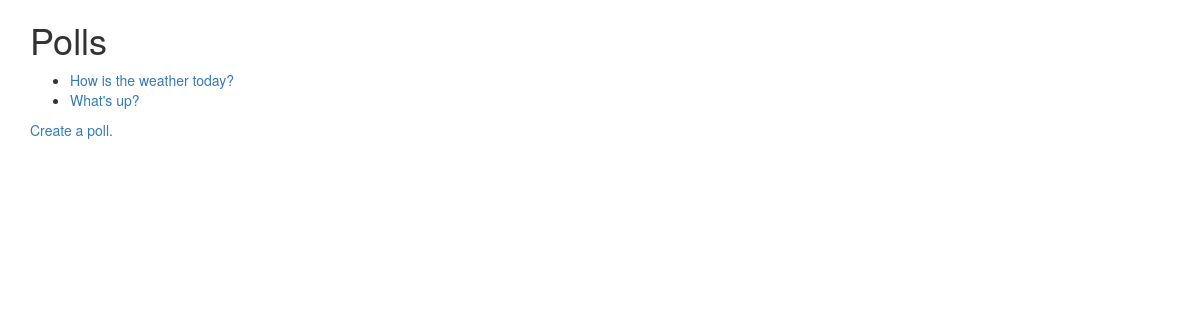
/polls/, run on an earlier commit of the app's database.
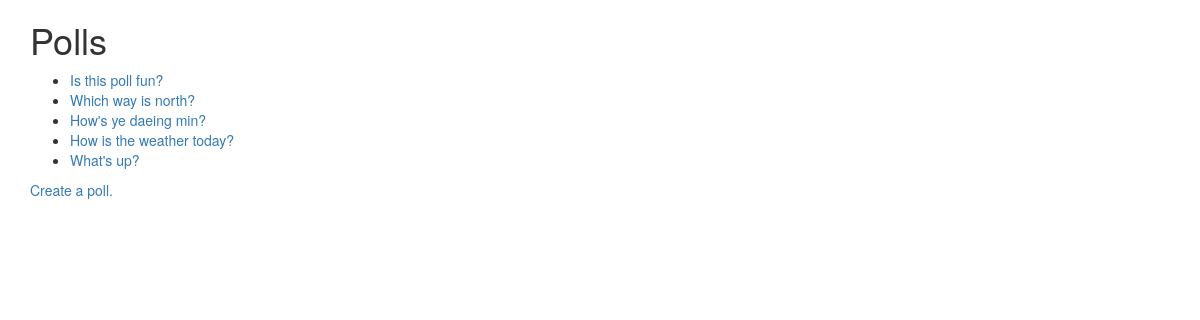
And on a later commit of the database.
### polls/models.py (models this page shows, shortened)
class Question(models.Model):
    question_text = models.CharField(max_length=200)
    pub_date = models.DateTimeField('date published')
    def was_published_recently(self):
        now = timezone.now()
        return now - datetime.timedelta(days=1) <= self.pub_date <= now
    was_published_recently.admin_order_field = 'pub_date'
    was_published_recently.boolean = True
    was_published_recently.short_description = 'Published recently?'

### polls/views.py (the view)
class IndexView(generic.ListView):
    template_name = 'polls/index.html'
    context_object_name = 'latest_question_list'
    def get_queryset(self):
        return Question.objects.filter(
            pub_date__lte=timezone.now()).order_by('-pub_date')[:5]

### polls/templates/polls/index.html
{% extends 'polls/base.html' %} {% block title %}Polls{% endblock %} {% block body_block %}
<div class="container">
  <h1>Polls</h1> {% if latest_question_list %}
  <ul>
    {% for question in latest_question_list %}
    <li>
      <a href="{% url 'polls:detail' question.id %}">
            {{ question.question_text }}
          </a>
    </li>
    {% endfor %}
  </ul>
  {% else %}
  <p>No polls are available.</p>
  {% endif %}
  <a href="{% url 'polls:create' %}">Create a poll.</a>
</div>
{% endblock %}

### polls/templates/polls/base.html (shortened to what this page needs)
{% load staticfiles %}
<!DOCTYPE html>
<html>
<head>
  <link rel="stylesheet" href="{% static 'polls/css/bootstrap.min.css' %}" />
  <link rel="stylesheet" href="{% static 'polls/css/bootstrap-theme.min.css' %}" />
</head>
<body>
  {% block body_block %}{% endblock %}
</body>
</html>

What changed in the data, as far as the page shows it:
added Question: question_text "Is this poll fun?"
added Question: question_text "Which way is north?"
added Question: question_text "How's ye daeing min?"
